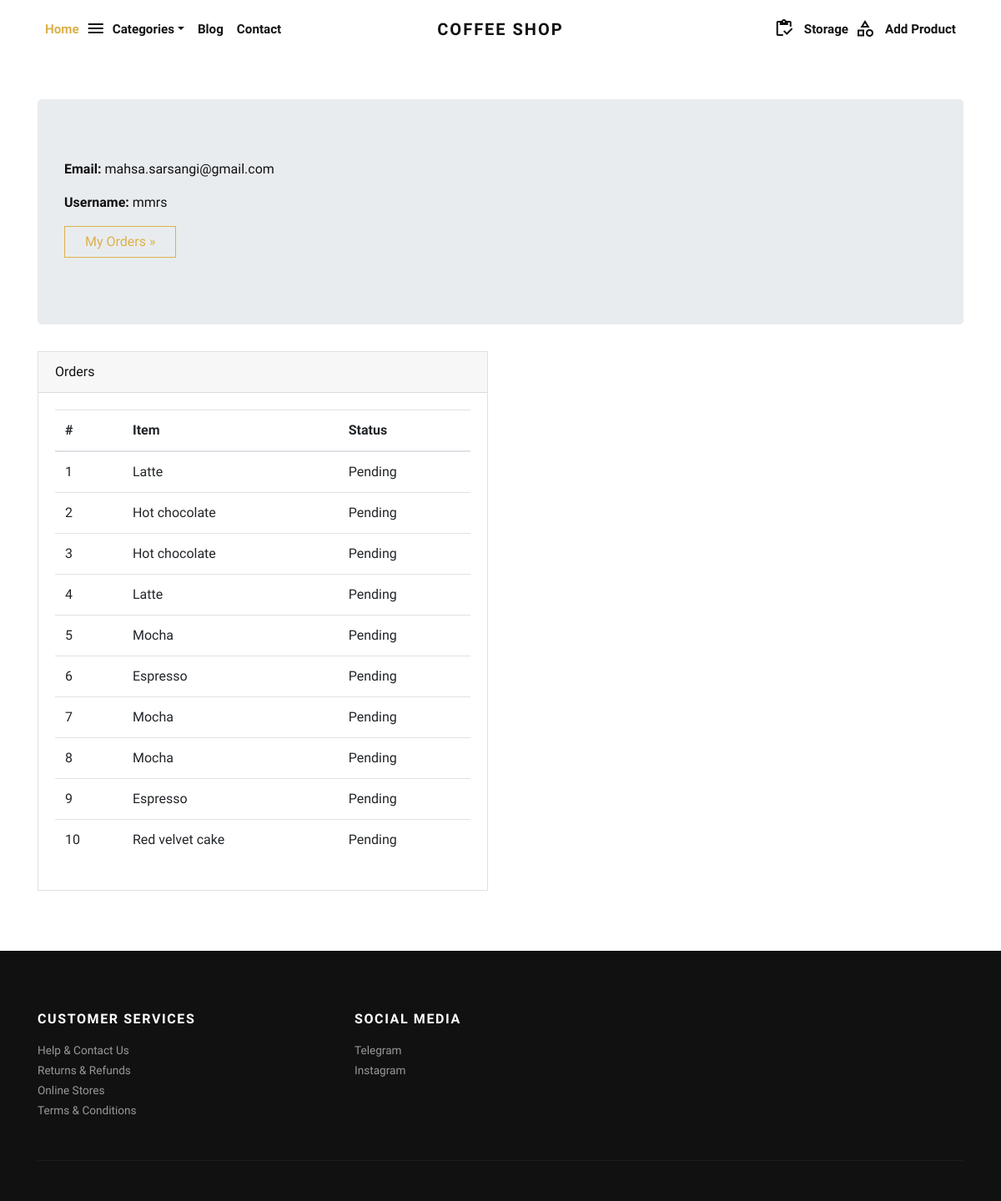
Before: /accounts/profile/ (signed in) with the older database file.
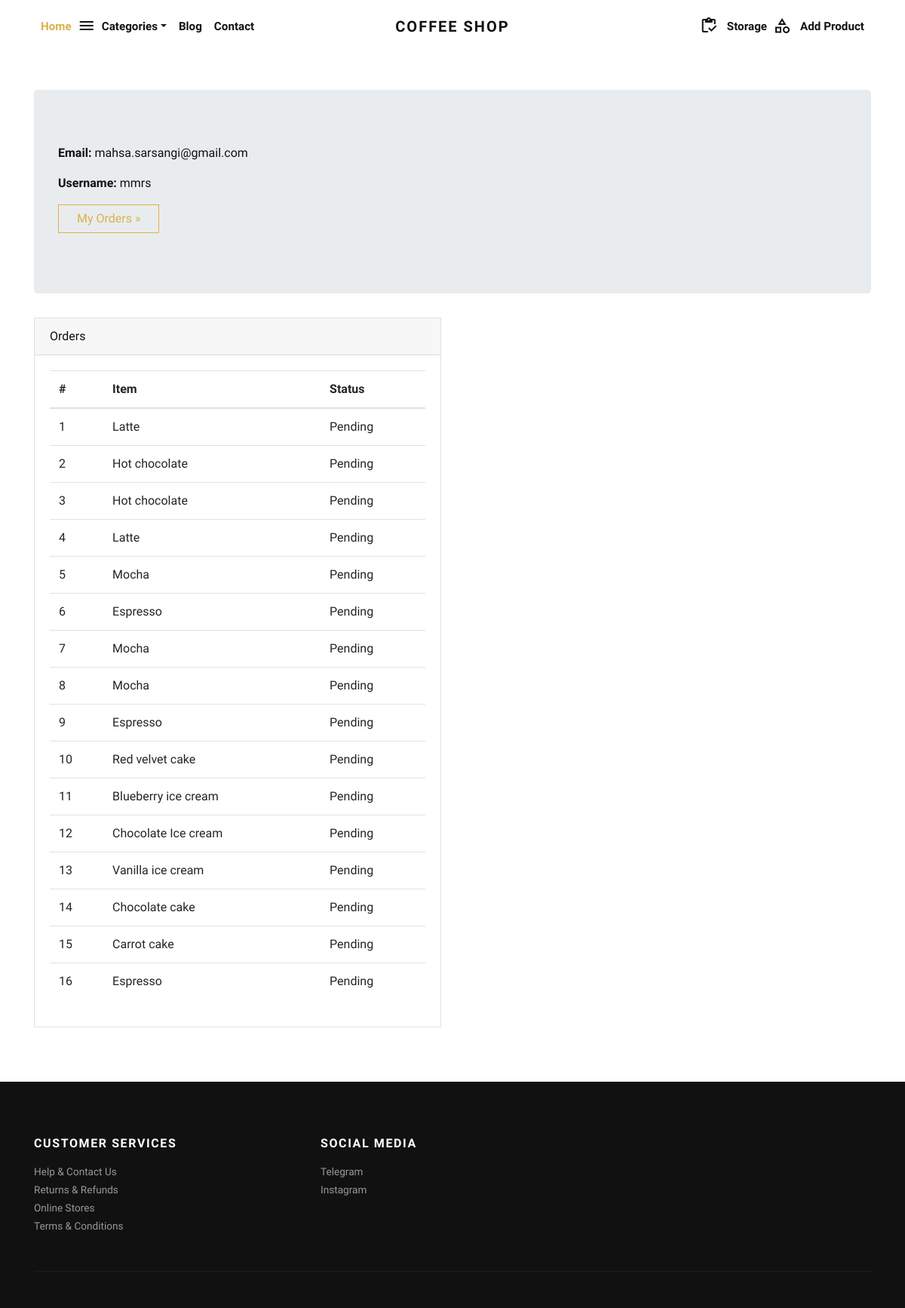
After: the same page with the newer database file.
### store/models.py (models this page shows, shortened)
class Order(models.Model):
    user = models.ForeignKey(User, verbose_name="User", on_delete=models.CASCADE)
    product = models.ForeignKey(Product, verbose_name="Product", on_delete=models.CASCADE)
    quantity = models.PositiveIntegerField(verbose_name="Quantity")
    ordered_date = models.DateTimeField(auto_now_add=True, verbose_name="Ordered Date")
    status = models.CharField(
        max_length=50,
        default="Pending"
        )

class Product(models.Model):
    title = models.CharField(max_length=150, verbose_name="Product Title")
    Sugar=models.IntegerField(verbose_name="Sugar",default=0)
    Coffee=models.IntegerField(verbose_name="Coffee",default=0)
    Flour=models.IntegerField(verbose_name="Flour",default=0)
    Chocolate=models.IntegerField(verbose_name="Chocolate",default=0)
    Milk=models.IntegerField(verbose_name="Milk",default=0)
    slug = models.SlugField(max_length=160, verbose_name="Product Slug")
    short_description = models.TextField(verbose_name="Short Description")
    product_image = models.ImageField(upload_to='product', blank=True, null=True, verbose_name="Product Image")
    price = models.DecimalField(max_digits=10, decimal_places=2)
    category = models.ForeignKey(Category, verbose_name="Product Category", on_delete=models.CASCADE)
    class Meta:
        verbose_name_plural = 'Products'

### store/views.py (the view)
# urls.py: path('accounts/profile/', views.profile, name="profile"),
@login_required
def profile(request):
    orders = Order.objects.filter(user=request.user)
    return render(request, 'account/profile.html', { 'orders':orders})

### templates/account/profile.html (shortened to what this page needs)
{% extends 'base.html' %}
{% load static %}
    {% block content %}
      <div class="container py-5">
        <div class="jumbotron">
          <p><strong>Email:</strong> {{request.user.email}}</p>
          <p><strong>Username:</strong> {{request.user.username}}</p>
          <p><a class="btn btn-outline-primary btn-large" href="#">My Orders »</a></p>
        </div>
        <div class="row">
          <div class="col-lg-6">
            <div class="card mb-4" id="tables">
              <div class="card-header">Orders</div>
              <div class="card-body">
                <table class="table table-hover">
                  <thead>
                    <tr>
                      <th>#</th>
                      <th>Item</th>
                      <th>Status</th>
                    </tr>
                  </thead>
                  <tbody>
                    {% if orders %}
                      {% for order in orders %}
                        <tr>
                          <td>{{forloop.counter}}</td>
                          <td>{{order.product.title}}</td>
                          <td>
                            {{order.status}}
                          </td>
                        </tr>
                      {% endfor %}
                    {% else %}
                    <tr>
                      <td class="text-danger" colspan="3">You've not Ordered anything yet.</td>
                    </tr>
                    {% endif %}
                  </tbody>
                </table>
              </div>
            </div>
          </div>
        </div>
      </div>
{% endblock content %}

### templates/base.html (shortened to what this page needs)
{% load static %}
<!DOCTYPE html>
<html>
  <head>
    <link rel="stylesheet" href="{% static 'vendor/bootstrap/css/bootstrap.min.css' %}">
    <link rel="stylesheet" href="{% static 'vendor/lightbox2/css/lightbox.min.css' %}">
    <link rel="stylesheet" href="{% static 'vendor/nouislider/nouislider.min.css' %}">
    <link rel="stylesheet" href="{% static 'vendor/bootstrap-select/css/bootstrap-select.min.css' %}">
    <link rel="stylesheet" href="{% static 'vendor/owl.carousel2/assets/owl.carousel.min.css' %}">
    <link rel="stylesheet" href="{% static 'vendor/owl.carousel2/assets/owl.theme.default.css' %}">
    <link rel="stylesheet" href="{% static 'css/style.default.css' %}" id="theme-stylesheet">
    <link rel="stylesheet" href="{% static 'css/custom.css' %}">
  </head>
  <body>
    <div class="page-holder">
      {% include 'navbar.html' %}
      {% block content %}
      {% endblock content %}
      {% include 'footer.html' %}

### templates/navbar.html (shortened to what this page needs)
{% load static %}
      <header class="header bg-white">
        <div class="container px-0 px-lg-3">
          <nav class="navbar navbar-expand-lg navbar-light py-3 px-lg-0"><a class="navbar-brand" href="{% url 'store:home' %}"><span class="font-weight-bold text-uppercase text-dark">Coffee Shop</span></a>
            <div class="collapse navbar-collapse" id="navbarSupportedContent">
              <ul class="navbar-nav mr-auto">
                <li class="nav-item">
                  <a class="nav-link active" href="{% url 'store:home' %}">Home</a>
                </li>
                  <span class="material-symbols-outlined">
                    </span>
                <li class="nav-item dropdown"><a class="nav-link dropdown-toggle" id="pagesDropdown" href="#" data-toggle="dropdown" aria-haspopup="true" aria-expanded="false">Categories</a>
                </li>
                <li class="nav-item">
                  <a class="nav-link" href="{% url 'store:home' %}">Blog</a>
                </li>
                <li class="nav-item">
                  <a class="nav-link" href="{% url 'store:home' %}">Contact</a>
                </li>
              </ul>
              <ul class="navbar-nav ml-auto">
                {% if request.user.is_staff %}
                  <span class="material-symbols-outlined">
                  </span>
                  <li class="nav-item"><a class="nav-link" href="{% url 'store:storage' %}"> Storage<small class="text-gray"></small></a></li>
                  <span class="material-symbols-outlined">
                    </span>
                  <li class="nav-item"><a class="nav-link" href="{% url 'store:add-product' %}"> Add Product<small class="text-gray"></small></a></li>
                {% else %}
                  <span class="material-symbols-outlined">
                    login
                  </span>
                  <li class="nav-item"><a class="nav-link" href="{% url 'store:login' %}">Login</a></li>
                  <li class="nav-item"><a class="nav-link" href="{% url 'store:register' %}">Create Account</a></li>
                {% endif %}
              </ul>
            </div>
          </nav>
        </div>
      </header>

### templates/footer.html (shortened to what this page needs)
<footer class="bg-dark text-white">
    <div class="container py-4">
      <div class="row py-5">
        <div class="col-md-4 mb-3 mb-md-0">
          <h6 class="text-uppercase mb-3">Customer services</h6>
          <ul class="list-unstyled mb-0">
            <li><a class="footer-link" href="#">Help &amp; Contact Us</a></li>
            <li><a class="footer-link" href="#">Returns &amp; Refunds</a></li>
            <li><a class="footer-link" href="#">Online Stores</a></li>
            <li><a class="footer-link" href="#">Terms &amp; Conditions</a></li>
          </ul>
        </div>
        <div class="col-md-4">
          <h6 class="text-uppercase mb-3">Social media</h6>
          <ul class="list-unstyled mb-0">
            <li><a class="footer-link" href="https://telegram.org">Telegram</a></li>
            <li><a class="footer-link" href="https://www.instagram.com">Instagram</a></li>
          </ul>
        </div>
      </div>
      <div class="border-top pt-4" style="border-color: #1d1d1d !important">
        </div>
      </div>
    </div>

### coffeeshop/static/css/style.default.css (style rules this page uses)
strong { font-weight: 700; }
.navbar { position: relative; }
@media (min-width: 992px) { .navbar-brand { position: absolute; top: 50%; left: 50%; -webkit-transform: translate(-50%, -50%); transform: translate(-50%, -50%); } }
.footer-link { font-size: 0.85rem; position: relative; color: #999; transition: all 0.3s; }
.footer-link::before { content: '\f0da'; display: inline-block; font-family: 'Font Awesome\ 5 Free'; font-weight: 900; position: absolute; top: 50%; left: 0; -webkit-transform: translateY(-50%); transform: translateY(-50%); color: #fff; transition: all 0.3s; opacity: 0; }
.text-uppercase { text-transform: uppercase; letter-spacing: 0.1em; }
.navbar { padding: 0.5rem 1rem; }
.navbar-brand { display: inline-block; padding-top: 0.3125rem; padding-bottom: 0.3125rem; margin-right: 1rem; font-size: 1.25rem; }
.navbar-light .navbar-brand { color: #dcb14a; }
.navbar-light .navbar-nav .nav-link { color: rgba(17, 17, 17, 0.99); font-weight: 800; font-size: 0.95rem; transition: all 0.3s; }
.navbar-light .navbar-nav .show > .nav-link, .navbar-light .navbar-nav .active > .nav-link, .navbar-light .navbar-nav .nav-link.show, .navbar-light .navbar-nav .nav-link.active { color: #dcb14a; }
.btn { font-weight: 400; border: 1px solid transparent; font-family: inherit; padding: 0.375rem 1.5rem; font-size: 1rem; line-height: 1.5; border-radius: 0; transition: color 0.15s ease-in-out, background-color 0.15s ease-in-out, border-color 0.15s ease-in-out, box-shadow 0.15s ease-in-out; }
.btn-outline-primary { color: #dcb14a; background-color: transparent; background-image: none; border-color: #dcb14a; }
body { font-family: "Libre Franklin", sans-serif; font-size: 1rem; font-weight: 400; line-height: 1.5; color: #111111; background-color: #fff; }
a { color: #dcb14a; text-decoration: none; }
h1, h2, h3, h4, h5, h6, .h1, .h2, .h3, .h4, .h5, .h6 { margin-bottom: 0.5rem; font-family: inherit; font-weight: 900; line-height: 1.2; color: inherit; }
h6, .h6 { font-size: 1rem; }
.bg-dark { background-color: #111111 !important; }
.text-dark { color: #111111 !important; }
.nav-link { padding: 0.5rem 1rem; }
.card { background-color: #fff; border: 1px solid rgba(17, 17, 17, 0.125); border-radius: 0; }
.card-body { padding: 1.25rem; }
.card-header { padding: 0.75rem 1.25rem; background-color: rgba(17, 17, 17, 0.03); border-bottom: 1px solid rgba(17, 17, 17, 0.125); }
.card-header:first-child { border-radius: calc(0 - 1px) calc(0 - 1px) 0 0; }

### templates/navbar.html (style rules this page uses)
.material-symbols-outlined { display: inline-block; vertical-align: middle; margin-top: 6px; }

Changed rows visible on the page:
added Order: product "Blueberry ice cream", status "Pending"
added Order: product "Chocolate Ice cream", status "Pending"
added Order: product "Vanilla ice cream", status "Pending"
added Order: product "Chocolate cake", status "Pending"
added Order: product "Carrot cake", status "Pending"
added Order: product "Espresso", status "Pending"
